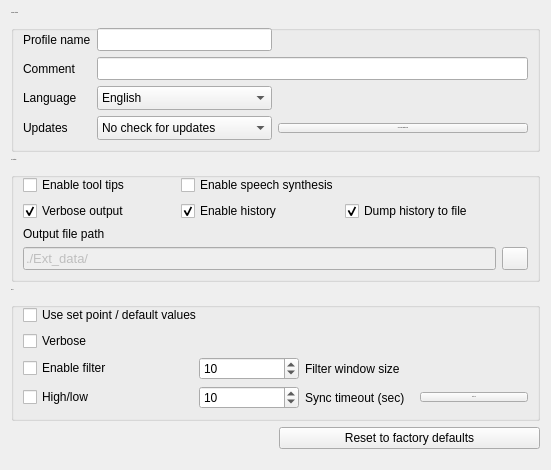
      <widget class="QWidget" name="page_0">
       <property name="styleSheet">
        <string notr="true"/>
       </property>
       <layout class="QGridLayout" name="gridLayout_6">
        <item row="0" column="0" colspan="2">
         <widget class="QGroupBox" name="groupBox_generalSettings">
          <property name="minimumSize">
           <size>
            <width>0</width>
            <height>100</height>
           </size>
          </property>
          <property name="font">
           <font>
            <pointsize>-1</pointsize>
           </font>
          </property>
          <property name="styleSheet">
           <string notr="true"/>
          </property>
          <property name="title">
           <string>General settings</string>
          </property>
          <layout class="QGridLayout" name="gridLayout_13">
           <item row="0" column="0">
            <widget class="QLabel" name="label_17">
             <property name="font">
              <font>
               <pointsize>9</pointsize>
              </font>
             </property>
             <property name="text">
              <string>Profile name</string>
             </property>
            </widget>
           </item>
           <item row="2" column="0">
            <widget class="QLabel" name="label_15">
             <property name="font">
              <font>
               <pointsize>9</pointsize>
              </font>
             </property>
             <property name="text">
              <string>Language</string>
             </property>
            </widget>
           </item>
           <item row="0" column="1">
            <widget class="QLineEdit" name="lineEdit_userName">
             <property name="font">
              <font>
               <pointsize>10</pointsize>
              </font>
             </property>
             <property name="toolTip">
              <string>&lt;html&gt;&lt;head/&gt;&lt;body&gt;&lt;p&gt;Write here your profile name&lt;/p&gt;&lt;/body&gt;&lt;/html&gt;</string>
             </property>
             <property name="accessibleName">
              <string/>
             </property>
             <property name="accessibleDescription">
              <string/>
             </property>
             <property name="text">
              <string notr="true"/>
             </property>
            </widget>
           </item>
           <item row="1" column="0">
            <widget class="QLabel" name="label_19">
             <property name="font">
              <font>
               <pointsize>9</pointsize>
              </font>
             </property>
             <property name="text">
              <string>Comment</string>
             </property>
            </widget>
           </item>
           <item row="2" column="1">
            <widget class="QComboBox" name="comboBox_language">
             <property name="sizePolicy">
              <sizepolicy hsizetype="Preferred" vsizetype="Preferred">
               <horstretch>0</horstretch>
               <verstretch>0</verstretch>
              </sizepolicy>
             </property>
             <property name="minimumSize">
              <size>
               <width>86</width>
               <height>24</height>
              </size>
             </property>
             <property name="font">
              <font>
               <pointsize>9</pointsize>
              </font>
             </property>
             <property name="toolTip">
              <string>&lt;html&gt;&lt;head/&gt;&lt;body&gt;&lt;p&gt;Select your language&lt;/p&gt;&lt;/body&gt;&lt;/html&gt;</string>
             </property>
             <property name="styleSheet">
              <string notr="true"/>
             </property>
             <property name="currentText">
              <string notr="true">English</string>
             </property>
             <property name="currentIndex">
              <number>1</number>
             </property>
             <property name="iconSize">
              <size>
               <width>40</width>
               <height>20</height>
              </size>
             </property>
             <item>
              <property name="text">
               <string>Chinese</string>
              </property>
              <property name="icon">
               <iconset resource="resources.qrc">
                <normaloff>:/icons/chinese.png</normaloff>:/icons/chinese.png</iconset>
              </property>
             </item>
             <item>
              <property name="text">
               <string>English</string>
              </property>
              <property name="icon">
               <iconset resource="resources.qrc">
                <normaloff>:/icons/english.png</normaloff>:/icons/english.png</iconset>
              </property>
             </item>
             <item>
              <property name="text">
               <string>Italiano</string>
              </property>
              <property name="icon">
               <iconset resource="resources.qrc">
                <normaloff>:/icons/italiano.png</normaloff>:/icons/italiano.png</iconset>
              </property>
             </item>
             <item>
              <property name="text">
               <string>Svenska</string>
              </property>
              <property name="icon">
               <iconset resource="resources.qrc">
                <normaloff>:/icons/svenska.png</normaloff>:/icons/svenska.png</iconset>
              </property>
             </item>
            </widget>
           </item>
           <item row="1" column="1" colspan="3">
            <widget class="QLineEdit" name="lineEdit_comment">
             <property name="font">
              <font>
               <pointsize>10</pointsize>
              </font>
             </property>
             <property name="toolTip">
              <string>&lt;html&gt;&lt;head/&gt;&lt;body&gt;&lt;p&gt;Add your comment here, this can be a date or any information useful for this profile&lt;/p&gt;&lt;/body&gt;&lt;/html&gt;</string>
             </property>
             <property name="accessibleDescription">
              <string/>
             </property>
             <property name="text">
              <string notr="true"/>
             </property>
            </widget>
           </item>
           <item row="0" column="2" colspan="2">
            <spacer name="horizontalSpacer_5">
             <property name="orientation">
              <enum>Qt::Horizontal</enum>
             </property>
             <property name="sizeHint" stdset="0">
              <size>
               <width>250</width>
               <height>20</height>
              </size>
             </property>
            </spacer>
           </item>
           <item row="3" column="2" colspan="2">
            <widget class="QPushButton" name="pushButton_checkUpdates">
             <property name="styleSheet">
              <string notr="true"/>
             </property>
             <property name="text">
              <string>Check for updates now</string>
             </property>
            </widget>
           </item>
           <item row="3" column="1">
            <widget class="QComboBox" name="comboBox_automaticUpdates">
             <property name="minimumSize">
              <size>
               <width>86</width>
               <height>24</height>
              </size>
             </property>
             <property name="font">
              <font>
               <pointsize>9</pointsize>
              </font>
             </property>
             <property name="styleSheet">
              <string notr="true"/>
             </property>
             <item>
              <property name="text">
               <string>No check for updates</string>
              </property>
             </item>
             <item>
              <property name="text">
               <string>Notify all updates</string>
              </property>
             </item>
             <item>
              <property name="text">
               <string>Notify official releases only</string>
              </property>
             </item>
            </widget>
           </item>
           <item row="3" column="0">
            <widget class="QLabel" name="label_22">
             <property name="font">
              <font>
               <pointsize>9</pointsize>
              </font>
             </property>
             <property name="text">
              <string>Updates</string>
             </property>
            </widget>
           </item>
          </layout>
         </widget>
        </item>
        <item row="1" column="0" colspan="2">
         <widget class="QGroupBox" name="groupBox_GUISettings">
          <property name="enabled">
           <bool>true</bool>
          </property>
          <property name="font">
           <font>
            <pointsize>-1</pointsize>
           </font>
          </property>
          <property name="title">
           <string>GUI settings</string>
          </property>
          <layout class="QGridLayout" name="gridLayout_10">
           <item row="2" column="0">
            <widget class="QLabel" name="label_8">
             <property name="font">
              <font>
               <pointsize>9</pointsize>
              </font>
             </property>
             <property name="text">
              <string>Output file path</string>
             </property>
             <property name="alignment">
              <set>Qt::AlignLeading|Qt::AlignLeft|Qt::AlignVCenter</set>
             </property>
            </widget>
           </item>
           <item row="1" column="1">
            <widget class="QCheckBox" name="checkBox_EnableHistory">
             <property name="font">
              <font>
               <pointsize>9</pointsize>
              </font>
             </property>
             <property name="toolTip">
              <string>&lt;html&gt;&lt;head/&gt;&lt;body&gt;&lt;p&gt;Enable/disable history&lt;/p&gt;&lt;/body&gt;&lt;/html&gt;</string>
             </property>
             <property name="styleSheet">
              <string notr="true"/>
             </property>
             <property name="text">
              <string>Enable history</string>
             </property>
             <property name="checked">
              <bool>true</bool>
             </property>
            </widget>
           </item>
           <item row="1" column="0">
            <widget class="QCheckBox" name="checkBox_verboseOut">
             <property name="maximumSize">
              <size>
               <width>16777215</width>
               <height>16777215</height>
              </size>
             </property>
             <property name="font">
              <font>
               <pointsize>9</pointsize>
              </font>
             </property>
             <property name="toolTip">
              <string>&lt;html&gt;&lt;head/&gt;&lt;body&gt;&lt;p&gt;Enable/disable verbose output in the history&lt;/p&gt;&lt;/body&gt;&lt;/html&gt;</string>
             </property>
             <property name="text">
              <string>Verbose output</string>
             </property>
             <property name="checked">
              <bool>true</bool>
             </property>
            </widget>
           </item>
           <item row="0" column="0">
            <widget class="QCheckBox" name="checkBox_enableToolTips">
             <property name="font">
              <font>
               <pointsize>9</pointsize>
              </font>
             </property>
             <property name="toolTip">
              <string>&lt;html&gt;&lt;head/&gt;&lt;body&gt;&lt;p&gt;Activate/deactivate the tool tips&lt;/p&gt;&lt;/body&gt;&lt;/html&gt;</string>
             </property>
             <property name="text">
              <string>Enable tool tips</string>
             </property>
            </widget>
           </item>
           <item row="1" column="2">
            <widget class="QCheckBox" name="checkBox_dumpToFile">
             <property name="font">
              <font>
               <pointsize>9</pointsize>
              </font>
             </property>
             <property name="toolTip">
              <string>&lt;html&gt;&lt;head/&gt;&lt;body&gt;&lt;p&gt;If checked the history will be saved into files, this will use resources in your drive&lt;/p&gt;&lt;/body&gt;&lt;/html&gt;</string>
             </property>
             <property name="text">
              <string>Dump history to file</string>
             </property>
             <property name="checked">
              <bool>true</bool>
             </property>
            </widget>
           </item>
           <item row="3" column="3">
            <widget class="QPushButton" name="pushButton_openFolder">
             <property name="maximumSize">
              <size>
               <width>26</width>
               <height>26</height>
              </size>
             </property>
             <property name="styleSheet">
              <string notr="true"/>
             </property>
             <property name="text">
              <string/>
             </property>
             <property name="icon">
              <iconset resource="resources.qrc">
               <normaloff>:/icons/folder.png</normaloff>:/icons/folder.png</iconset>
             </property>
            </widget>
           </item>
           <item row="3" column="0" colspan="3">
            <widget class="QLineEdit" name="lineEdit_msg_out_file_path">
             <property name="enabled">
              <bool>false</bool>
             </property>
             <property name="font">
              <font>
               <pointsize>10</pointsize>
              </font>
             </property>
             <property name="text">
              <string>./Ext_data/</string>
             </property>
            </widget>
           </item>
           <item row="0" column="1">
            <widget class="QCheckBox" name="checkBox_enableSynthesis">
             <property name="font">
              <font>
               <pointsize>9</pointsize>
              </font>
             </property>
             <property name="toolTip">
              <string>&lt;html&gt;&lt;head/&gt;&lt;body&gt;&lt;p&gt;Enable/disable speech to read messages&lt;/p&gt;&lt;/body&gt;&lt;/html&gt;</string>
             </property>
             <property name="text">
              <string>Enable speech synthesis</string>
             </property>
            </widget>
           </item>
          </layout>
         </widget>
        </item>
        <item row="2" column="0" colspan="2">
         <widget class="QGroupBox" name="groupBox_GUISettings_2">
          <property name="enabled">
           <bool>true</bool>
          </property>
          <property name="minimumSize">
           <size>
            <width>0</width>
            <height>100</height>
           </size>
          </property>
          <property name="font">
           <font>
            <pointsize>-1</pointsize>
           </font>
          </property>
          <property name="title">
           <string>PPC1</string>
          </property>
          <layout class="QGridLayout" name="gridLayout_7">
           <item row="3" column="0">
            <widget class="QCheckBox" name="checkBox_TTLtest">
             <property name="minimumSize">
              <size>
               <width>170</width>
               <height>0</height>
              </size>
             </property>
             <property name="font">
              <font>
               <pointsize>9</pointsize>
              </font>
             </property>
             <property name="toolTip">
              <string>&lt;html&gt;&lt;head/&gt;&lt;body&gt;&lt;p&gt;High/low flag for synchronization in the PPC1 api&lt;/p&gt;&lt;/body&gt;&lt;/html&gt;</string>
             </property>
             <property name="text">
              <string>High/low</string>
             </property>
            </widget>
           </item>
           <item row="2" column="0">
            <widget class="QCheckBox" name="checkBox_enablePPC1filter">
             <property name="minimumSize">
              <size>
               <width>170</width>
               <height>0</height>
              </size>
             </property>
             <property name="maximumSize">
              <size>
               <width>130</width>
               <height>16777215</height>
              </size>
             </property>
             <property name="font">
              <font>
               <pointsize>9</pointsize>
              </font>
             </property>
             <property name="toolTip">
              <string>&lt;html&gt;&lt;head/&gt;&lt;body&gt;&lt;p&gt;Enable data filtering in PPC1&lt;/p&gt;&lt;/body&gt;&lt;/html&gt;</string>
             </property>
             <property name="text">
              <string>Enable filter</string>
             </property>
            </widget>
           </item>
           <item row="1" column="0">
            <widget class="QCheckBox" name="checkBox_enablePPC1verboseOut">
             <property name="sizePolicy">
              <sizepolicy hsizetype="Minimum" vsizetype="Fixed">
               <horstretch>0</horstretch>
               <verstretch>0</verstretch>
              </sizepolicy>
             </property>
             <property name="minimumSize">
              <size>
               <width>170</width>
               <height>0</height>
              </size>
             </property>
             <property name="maximumSize">
              <size>
               <width>16777215</width>
               <height>16777215</height>
              </size>
             </property>
             <property name="font">
              <font>
               <pointsize>9</pointsize>
              </font>
             </property>
             <property name="toolTip">
              <string>&lt;html&gt;&lt;head/&gt;&lt;body&gt;&lt;p&gt;Enable verbose output for the PPC1 api&lt;/p&gt;&lt;/body&gt;&lt;/html&gt;</string>
             </property>
             <property name="text">
              <string>Verbose</string>
             </property>
            </widget>
           </item>
           <item row="0" column="0" colspan="4">
            <widget class="QCheckBox" name="checkBox_useSetPoint">
             <property name="font">
              <font>
               <pointsize>9</pointsize>
              </font>
             </property>
             <property name="toolTip">
              <string>&lt;html&gt;&lt;head/&gt;&lt;body&gt;&lt;p&gt;Use set point or default value to calculate increments in the delivery zone control&lt;/p&gt;&lt;/body&gt;&lt;/html&gt;</string>
             </property>
             <property name="text">
              <string>Use set point / default values</string>
             </property>
            </widget>
           </item>
           <item row="3" column="1">
            <widget class="QSpinBox" name="spinBox_PPC1_sync_timeout">
             <property name="maximumSize">
              <size>
               <width>100</width>
               <height>16777215</height>
              </size>
             </property>
             <property name="font">
              <font>
               <pointsize>9</pointsize>
              </font>
             </property>
             <property name="toolTip">
              <string>&lt;html&gt;&lt;head/&gt;&lt;body&gt;&lt;p&gt;Set synchronization time out in the PPC1 api&lt;/p&gt;&lt;/body&gt;&lt;/html&gt;</string>
             </property>
             <property name="minimum">
              <number>1</number>
             </property>
             <property name="maximum">
              <number>2000</number>
             </property>
             <property name="value">
              <number>10</number>
             </property>
            </widget>
           </item>
           <item row="3" column="3">
            <widget class="QPushButton" name="pushButton_TTLtest">
             <property name="toolTip">
              <string>&lt;html&gt;&lt;head/&gt;&lt;body&gt;&lt;p&gt;Run a test for the TTL signal&lt;/p&gt;&lt;/body&gt;&lt;/html&gt;</string>
             </property>
             <property name="styleSheet">
              <string notr="true"/>
             </property>
             <property name="text">
              <string>Test TTL</string>
             </property>
            </widget>
           </item>
           <item row="3" column="2">
            <widget class="QLabel" name="label_38">
             <property name="font">
              <font>
               <pointsize>9</pointsize>
              </font>
             </property>
             <property name="text">
              <string>Sync timeout (sec)</string>
             </property>
            </widget>
           </item>
           <item row="2" column="2" colspan="2">
            <widget class="QLabel" name="label_3">
             <property name="sizePolicy">
              <sizepolicy hsizetype="Expanding" vsizetype="Preferred">
               <horstretch>0</horstretch>
               <verstretch>0</verstretch>
              </sizepolicy>
             </property>
             <property name="font">
              <font>
               <pointsize>9</pointsize>
              </font>
             </property>
             <property name="text">
              <string>Filter window size</string>
             </property>
            </widget>
           </item>
           <item row="2" column="1">
            <widget class="QSpinBox" name="spinBox_PPC1filterSize">
             <property name="sizePolicy">
              <sizepolicy hsizetype="Expanding" vsizetype="Fixed">
               <horstretch>0</horstretch>
               <verstretch>0</verstretch>
              </sizepolicy>
             </property>
             <property name="maximumSize">
              <size>
               <width>100</width>
               <height>16777215</height>
              </size>
             </property>
             <property name="font">
              <font>
               <pointsize>9</pointsize>
              </font>
             </property>
             <property name="toolTip">
              <string>&lt;html&gt;&lt;head/&gt;&lt;body&gt;&lt;p&gt;Change the filter size, low values will result is high-reactive pressures/vacuum values though less accurate, high value will result in slow variation of measurement but more accurate in the long range &lt;/p&gt;&lt;/body&gt;&lt;/html&gt;</string>
             </property>
             <property name="minimum">
              <number>1</number>
             </property>
             <property name="maximum">
              <number>100</number>
             </property>
             <property name="value">
              <number>10</number>
             </property>
            </widget>
           </item>
          </layout>
         </widget>
        </item>
        <item row="4" column="1">
         <spacer name="verticalSpacer_4">
          <property name="orientation">
           <enum>Qt::Vertical</enum>
          </property>
          <property name="sizeHint" stdset="0">
           <size>
            <width>20</width>
            <height>10</height>
           </size>
          </property>
         </spacer>
        </item>
        <item row="3" column="1">
         <widget class="QPushButton" name="pushButton_toDefault">
          <property name="minimumSize">
           <size>
            <width>0</width>
            <height>0</height>
           </size>
          </property>
          <property name="maximumSize">
           <size>
            <width>16777215</width>
            <height>16777215</height>
           </size>
          </property>
          <property name="font">
           <font>
            <pointsize>9</pointsize>
           </font>
          </property>
          <property name="toolTip">
           <string>&lt;html&gt;&lt;head/&gt;&lt;body&gt;&lt;p&gt;Reset settings to default values&lt;/p&gt;&lt;/body&gt;&lt;/html&gt;</string>
          </property>
          <property name="styleSheet">
           <string notr="true"/>
          </property>
          <property name="text">
           <string>Reset to factory defaults</string>
          </property>
         </widget>
        </item>
       </layout>
      </widget>
